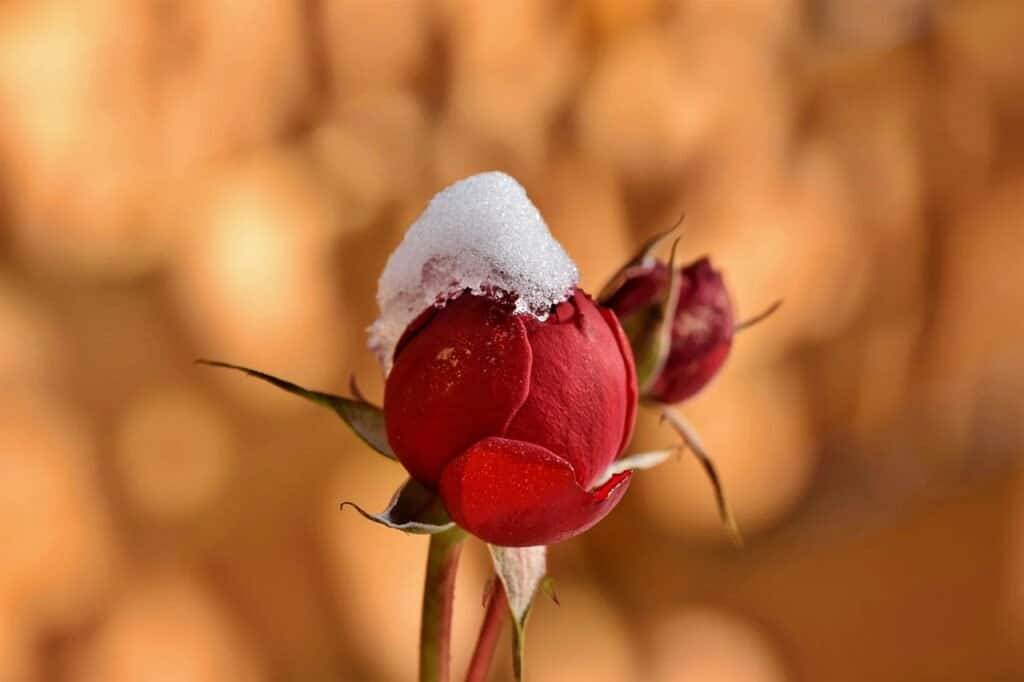
#> input picture openCV/test.png, 1024 x 682 px, found by its file name
$ python Demo04.py
#> lines starting #> are read from the running program, lines starting #| are printed output that depends on the picture
import cv2
import numpy as np

img = cv2.imread('openCV\\test.png')
#> img is the input picture: shape (682, 1024, 3); mean B, G, R 60.4, 110.8, 184
print(img.shape) # 打印 image shape
#| (682, 1024, 3)
cv2.imshow("original", img)

# 裁剪图像
cropped_image = img[80:280, 150:330]
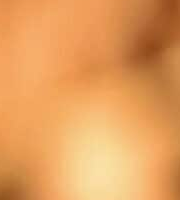
#> cropped_image: shape (200, 180, 3); mean B, G, R 93.1, 159, 228.6

# 展示裁剪图像
cv2.imshow("cropped", cropped_image)

# 保存裁剪图像
cv2.imwrite("Cropped test.png", cropped_image)

cv2.waitKey(0)
cv2.destroyAllWindows()

$ run again, with openCV/back.jpg saved as openCV/test.png
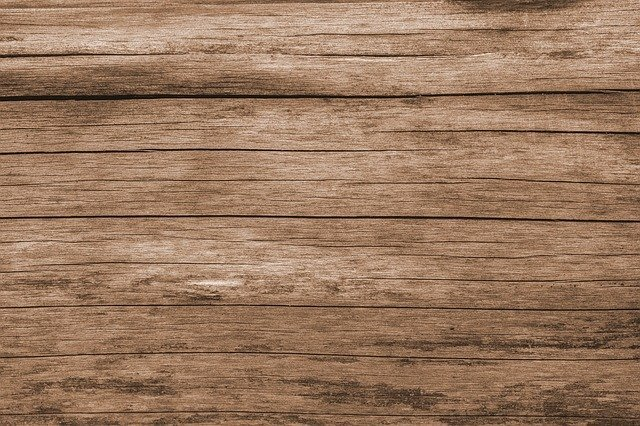
#> input picture openCV/back.jpg, 640 x 426 px, found by its file name
#> img is the input picture: shape (426, 640, 3); mean B, G, R 95, 120.4, 153.9
#| (426, 640, 3)
#> `cropped_image = img[80:280, 150:330]`:
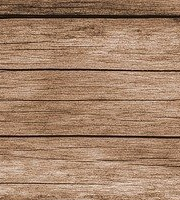
#> cropped_image: shape (200, 180, 3); mean B, G, R 104.2, 129.3, 162.5
